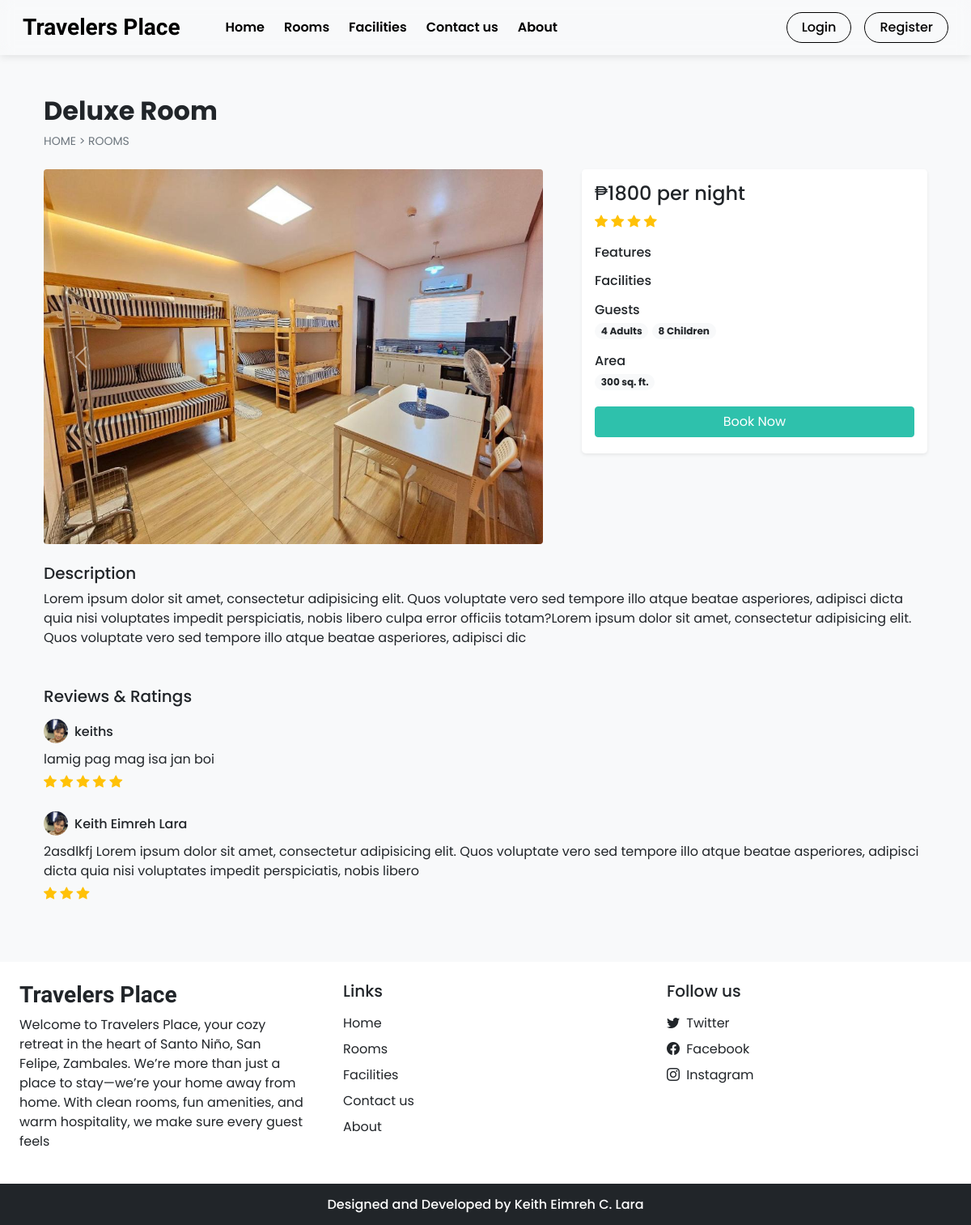
Screenshot of /room_details.php?id=4 with the database file from the repository.
### tables this page shows
CREATE TABLE `settings` (
  `sr_no` int(11) NOT NULL AUTO_INCREMENT,
  `site_title` varchar(50) NOT NULL,
  `site_about` varchar(250) NOT NULL,
  `shutdown` tinyint(1) NOT NULL,
  PRIMARY KEY (`sr_no`)
);

CREATE TABLE `rooms` (
  `id` int(11) NOT NULL AUTO_INCREMENT,
  `name` varchar(150) NOT NULL,
  `area` int(11) NOT NULL,
  `price` int(11) NOT NULL,
  `quantity` int(11) NOT NULL,
  `adult` int(11) NOT NULL,
  `children` int(11) NOT NULL,
  `description` varchar(350) NOT NULL,
  `status` tinyint(4) NOT NULL DEFAULT 1,
  `removed` int(11) NOT NULL DEFAULT 0,
  `archived_at` datetime DEFAULT NULL,
  `is_archived` tinyint(1) NOT NULL DEFAULT 0,
  PRIMARY KEY (`id`)
);

CREATE TABLE `room_images` (
  `sr_no` int(11) NOT NULL AUTO_INCREMENT,
  `room_id` int(11) NOT NULL,
  `image` varchar(150) NOT NULL,
  `thumb` tinyint(4) NOT NULL DEFAULT 0,
  PRIMARY KEY (`sr_no`),
  KEY `room_id` (`room_id`),
  CONSTRAINT `room_images_ibfk_1` FOREIGN KEY (`room_id`) REFERENCES `rooms` (`id`)
);

CREATE TABLE `rating_review` (
  `sr_no` int(11) NOT NULL AUTO_INCREMENT,
  `booking_id` int(11) NOT NULL,
  `room_id` int(11) NOT NULL,
  `user_id` int(11) NOT NULL,
  `rating` int(11) NOT NULL,
  `review` varchar(200) NOT NULL,
  `seen` int(11) NOT NULL DEFAULT 0,
  `datentime` datetime NOT NULL DEFAULT current_timestamp(),
  PRIMARY KEY (`sr_no`),
  KEY `booking_id` (`booking_id`),
  KEY `room_id` (`room_id`),
  KEY `user_id` (`user_id`),
  CONSTRAINT `rating_review_ibfk_1` FOREIGN KEY (`booking_id`) REFERENCES `booking_order` (`booking_id`),
  CONSTRAINT `rating_review_ibfk_2` FOREIGN KEY (`room_id`) REFERENCES `rooms` (`id`),
  CONSTRAINT `rating_review_ibfk_3` FOREIGN KEY (`user_id`) REFERENCES `user_cred` (`id`)
);

CREATE TABLE `user_cred` (
  `id` int(11) NOT NULL AUTO_INCREMENT,
  `name` varchar(100) NOT NULL,
  `email` varchar(150) NOT NULL,
  `address` varchar(120) NOT NULL,
  `phonenum` varchar(100) NOT NULL,
  `pincode` int(11) NOT NULL,
  `dob` date NOT NULL,
  `profile` varchar(100) NOT NULL,
  `password` varchar(200) NOT NULL,
  `is_verified` int(11) NOT NULL DEFAULT 0,
  `token` varchar(200) DEFAULT NULL,
  `t_expire` date DEFAULT NULL,
  `status` int(11) NOT NULL DEFAULT 1,
  `datentime` datetime NOT NULL DEFAULT current_timestamp(),
  PRIMARY KEY (`id`)
);

### admin/inc/db_config.php (called while the page is built, shortened)
<?php
  function select($sql,$values,$datatypes)
  {
    $con = $GLOBALS['con'];
    if($stmt = mysqli_prepare($con,$sql))
    {
      if(!empty($values)){
        mysqli_stmt_bind_param($stmt,$datatypes,...$values);
      }
      if(mysqli_stmt_execute($stmt)){
        $res = mysqli_stmt_get_result($stmt);
        return $res;
      }
      else{
        mysqli_stmt_close($stmt);
        die("Query cannot be executed - Select");
      }
    }
    else{
      die("Query cannot be prepared - Select");
    }
  }
?>

### room_details.php (the view, shortened to what this page needs)
<!DOCTYPE html>
<html lang="en">
<head>
  <?php require('inc/links.php'); ?>
</head>
<body class="bg-light">
  <?php require('inc/header.php'); ?>
  <?php
    $data = filteration($_GET);
    $room_res = select("SELECT * FROM `rooms` WHERE `id`=? AND `status`=? AND `removed`=?",[$data['id'],1,0],'iii');
    $room_data = mysqli_fetch_assoc($room_res);
  ?>
  <div class="container">
    <div class="row">
      <div class="col-12 my-5 mb-4 px-4">
        <h2 class="fw-bold"><?php echo $room_data['name'] ?></h2>
        <div style="font-size: 14px;">
          <a href="index.php" class="text-secondary text-decoration-none">HOME</a>
          <span class="text-secondary"> > </span>
          <a href="rooms.php" class="text-secondary text-decoration-none">ROOMS</a>
        </div>
      </div>
      <div class="col-lg-7 col-md-12 px-4">
        <div id="roomCarousel" class="carousel slide" data-bs-ride="carousel">
          <div class="carousel-inner">
            <?php
              $room_img = ROOMS_IMG_PATH."thumbnail.jpg";
              $img_q = mysqli_query($con,"SELECT * FROM `room_images`
                WHERE `room_id`='$room_data[id]'");
              if(mysqli_num_rows($img_q)>0)
              {
                $active_class = 'active';
                while($img_res = mysqli_fetch_assoc($img_q))
                {
                  echo"
                    <div class='carousel-item $active_class'>
                      <img src='".ROOMS_IMG_PATH.$img_res['image']."' class='d-block w-100 rounded'>
                    </div>
                  ";
                  $active_class='';
                }
              }
              else{
                echo"<div class='carousel-item active'>
                  <img src='$room_img' class='d-block w-100'>
                </div>";
              }
            ?>
          </div>
          <button class="carousel-control-prev" type="button" data-bs-target="#roomCarousel" data-bs-slide="prev">
            <span class="carousel-control-prev-icon" aria-hidden="true"></span>
          </button>
          <button class="carousel-control-next" type="button" data-bs-target="#roomCarousel" data-bs-slide="next">
            <span class="carousel-control-next-icon" aria-hidden="true"></span>
          </button>
        </div>
      </div>
      <div class="col-lg-5 col-md-12 px-4">
        <div class="card mb-4 border-0 shadow-sm rounded-3">
          <div class="card-body">
            <?php
              echo<<<price
                <h4>₱$room_data[price] per night</h4>
              price;
              $rating_q = "SELECT AVG(rating) AS `avg_rating` FROM `rating_review`
                WHERE `room_id`='$room_data[id]' ORDER BY `sr_no` DESC LIMIT 20";
              $rating_res = mysqli_query($con,$rating_q);
              $rating_fetch = mysqli_fetch_assoc($rating_res);
              $rating_data = "";
              if($rating_fetch['avg_rating']!=NULL)
              {
                for($i=0; $i < $rating_fetch['avg_rating']; $i++){
                  $rating_data .="<i class='bi bi-star-fill text-warning'></i> ";
                }
              }
              echo<<<rating
                <div class="mb-3">
                  $rating_data
                </div>
              rating;
              $features_data = "";
              echo<<<features
                <div class="mb-3">
                  <h6 class="mb-1">Features</h6>
                  $features_data
                </div>
              features;
              $facilities_data = "";
              echo<<<facilities
                <div class="mb-3">
                  <h6 class="mb-1">Facilities</h6>
                  $facilities_data
                </div>
              facilities;
              echo<<<guests
                <div class="mb-3">
                  <h6 class="mb-1">Guests</h6>
                  <span class="badge rounded-pill bg-light text-dark text-wrap">
                    $room_data[adult] Adults
                  </span>
                  <span class="badge rounded-pill bg-light text-dark text-wrap">
                    $room_data[children] Children
                  </span>
                </div>
              guests;
              echo<<<area
                <div class="mb-3">
                  <h6 class="mb-1">Area</h6>
                  <span class='badge rounded-pill bg-light text-dark text-wrap me-1 mb-1'>
                    $room_data[area] sq. ft.
                  </span>
                </div>
              area;
              if(!$settings_r['shutdown']){
                $login=0;
                echo<<<book
                  <button onclick='checkLoginToBook($login,$room_data[id])' class="btn w-100 text-white custom-bg shadow-none mb-1">Book Now</button>
                book;
              }
            ?>
          </div>
        </div>
      </div>
      <div class="col-12 mt-4 px-4">
        <div class="mb-5">
          <h5>Description</h5>
          <p>
            <?php echo $room_data['description'] ?>
          </p>
        </div>
        <div>
          <h5 class="mb-3">Reviews & Ratings</h5>
          <?php
            $review_q = "SELECT rr.*,uc.name AS uname, uc.profile, r.name AS rname FROM `rating_review` rr
              INNER JOIN `user_cred` uc ON rr.user_id = uc.id
              INNER JOIN `rooms` r ON rr.room_id = r.id
              WHERE rr.room_id = '$room_data[id]'
              ORDER BY `sr_no` DESC LIMIT 15";
            $review_res = mysqli_query($con,$review_q);
            $img_path = USERS_IMG_PATH;
            if(mysqli_num_rows($review_res)==0){
              echo 'No reviews yet!';
            }
            else
            {
              while($row = mysqli_fetch_assoc($review_res))
              {
                $stars = "<i class='bi bi-star-fill text-warning'></i> ";
                for($i=1; $i<$row['rating']; $i++){
                  $stars .= " <i class='bi bi-star-fill text-warning'></i>";
                }
                echo<<<reviews
                  <div class="mb-4">
                    <div class="d-flex align-items-center mb-2">
                      <img src="$img_path$row[profile]" class="rounded-circle" loading="lazy" width="30px">
                      <h6 class="m-0 ms-2">$row[uname]</h6>
                    </div>
                    <p class="mb-1">
                      $row[review]
                    </p>
                    <div>
                      $stars
                    </div>
                  </div>
                reviews;
              }
            }
          ?>
        </div>
      </div>
    </div>
  </div>
  <?php require('inc/footer.php'); ?>
</body>
</html>

### inc/header.php (shortened to what this page needs)
<nav id="nav-bar" class="navbar navbar-expand-lg navbar-dark px-lg-3 py-lg-2 fixed-top">
  <div class="container-fluid">
    <a class="navbar-brand me-5 fw-bold fs-3 h-font" href="index.php"><?php echo $settings_r['site_title'] ?></a>
    <div class="collapse navbar-collapse" id="navbarSupportedContent">
      <ul class="navbar-nav me-auto mb-2 mb-lg-0">
        <li class="nav-item">
          <a class="nav-link me-2" href="index.php">Home</a>
        </li>
        <li class="nav-item">
          <a class="nav-link me-2" href="rooms.php">Rooms</a>
        </li>
        <li class="nav-item">
          <a class="nav-link me-2" href="facilities.php">Facilities</a>
        </li>
        <li class="nav-item">
          <a class="nav-link me-2" href="contact.php">Contact us</a>
        </li>
        <li class="nav-item">
          <a class="nav-link" href="about.php">About</a>
        </li>
      </ul>
      <div class="d-flex">
        <?php
          if(isset($_SESSION['login']) && $_SESSION['login']==true)
          {
            $path = USERS_IMG_PATH;
            echo<<<data
              <div class="d-flex align-items-center">
                <div class="dropdown me-3">
                  <a class="position-relative text-dark" href="#" role="button" id="notificationDropdown" data-bs-toggle="dropdown" aria-expanded="false">
                    <i class="bi bi-bell fs-5"></i>
                    <span id="notification-badge" class="position-absolute top-0 start-100 translate-middle badge rounded-pill bg-danger" style="display: none; font-size: 0.6rem;">
                      0
                    </span>
                  </a>
                  <ul class="dropdown-menu dropdown-menu-end" aria-labelledby="notificationDropdown">
                    <li><h6 class="dropdown-header">Notifications</h6></li>
                    <li><hr class="dropdown-divider m-0"></li>
                    <div id="notification-dropdown" style="max-height: 300px; overflow-y: auto;">
                      <div class="dropdown-item text-center text-muted py-3">Loading notifications...</div>
                    </div>
                    <li><hr class="dropdown-divider m-0"></li>
                    <li><a class="dropdown-item text-center text-primary" href="user/notifications.php" onclick="var dropdown = bootstrap.Dropdown.getInstance(document.getElementById('notificationDropdown')); if(dropdown) dropdown.hide();">View All Notifications</a></li>
                  </ul>
                </div>
                <div class="btn-group">
                  <button type="button" class="btn btn-outline-dark shadow-none dropdown-toggle" data-bs-toggle="dropdown" data-bs-display="static" aria-expanded="false">
                    <img src="$path$_SESSION[uPic]" style="width: 25px; height: 25px;" class="me-1 rounded-circle">
                    $_SESSION[uName]
                  </button>
                <ul class="dropdown-menu dropdown-menu-lg-end">
                  <li><a class="dropdown-item" href="profile.php">Profile</a></li>
                  <li><a class="dropdown-item" href="bookings.php">Bookings</a></li>
                  <li><a class="dropdown-item" href="notifications.php">Notifications <span id="notification-badge-menu" class="badge bg-danger ms-2">0</span></a></li>
                  <li><a class="dropdown-item" id="logout-link" href="logout.php">Logout</a></li>
                </ul>
              </div>
            data;
          }
          else
          {
            echo<<<data
              <button type="button" class="btn btn-auth shadow-none me-lg-3 me-2" data-bs-toggle="modal" data-bs-target="#loginModal">
                Login
              </button>
              <button type="button" class="btn btn-auth shadow-none" data-bs-toggle="modal" data-bs-target="#registerModal">
                Register
              </button>
            data;
          }
        ?>
      </div>
    </div>
  </div>
</nav>

### inc/footer.php (shortened to what this page needs)
<footer>
<div class="container-fluid bg-white mt-5">
  <div class="row">
    <div class="col-lg-4 p-4">
      <h3 class="h-font fw-bold fs-3 mb-2"><?php echo $settings_r['site_title'] ?></h3>
      <p>
        <?php echo $settings_r['site_about'] ?>
      </p>
    </div>
    <div class="col-lg-4 p-4">
      <h5 class="mb-3">Links</h5>
      <a href="index.php" class="d-inline-block mb-2 text-dark text-decoration-none">Home</a> <br>
      <a href="rooms.php" class="d-inline-block mb-2 text-dark text-decoration-none">Rooms</a> <br>
      <a href="facilities.php" class="d-inline-block mb-2 text-dark text-decoration-none">Facilities</a> <br>
      <a href="contact.php" class="d-inline-block mb-2 text-dark text-decoration-none">Contact us</a> <br>
      <a href="about.php" class="d-inline-block mb-2 text-dark text-decoration-none">About</a>
    </div>
    <div class="col-lg-4 p-4">
        <h5 class="mb-3">Follow us</h5>
        <?php
          if($contact_r['tw']!=''){
            echo<<<data
              <a href="$contact_r[tw]" class="d-inline-block text-dark text-decoration-none mb-2">
                <i class="bi bi-twitter me-1"></i> Twitter
              </a><br>
            data;
          }
        ?>
        <a href="<?php echo $contact_r['fb'] ?>" class="d-inline-block text-dark text-decoration-none mb-2">
          <i class="bi bi-facebook me-1"></i> Facebook
        </a><br>
        <a href="<?php echo $contact_r['insta'] ?>" class="d-inline-block text-dark text-decoration-none">
          <i class="bi bi-instagram me-1"></i> Instagram
        </a><br>
    </div>
  </div>
</div>
<h6 class="text-center bg-dark text-white p-3 m-0">Designed and Developed by Keith Eimreh C. Lara</h6>
</footer>

### css/common.css (style rules this page uses)
:root { --teal: #2ec1ac; --teal_hover: #279e8c; }
* { font-family: 'Poppins', sans-serif; }
.h-font { font-family: 'Merienda', cursive; }
.custom-bg { background-color: var(--teal); border: 1px solid var(--teal); }
#nav-bar { transition: all 0.3s ease; backdrop-filter: blur(8px); -webkit-backdrop-filter: blur(8px); }
body { padding-top: 70px; }
.navbar-light-mode { background: rgba(255, 255, 255, 0) !important; backdrop-filter: blur(10px); -webkit-backdrop-filter: blur(10px); box-shadow: 0 2px 10px rgba(0, 0, 0, 0.1); }
.navbar-light-mode .nav-link, .navbar-light-mode .navbar-brand, #nav-bar.navbar-light-mode .nav-link, #nav-bar.navbar-light-mode .navbar-brand { color: #000 !important; font-weight: 600 !important; text-shadow: none; }
.btn-auth { border-radius: 50px; padding: 6px 18px; font-weight: 500; background: transparent; transition: all 0.3s ease; }
.navbar-light-mode .btn-auth, #nav-bar.navbar-light-mode .btn-auth { border: 1px solid #000; color: #000; box-shadow: 0 0 10px rgba(0, 0, 0, 0.1); }

### rows the page displays
settings: site_title "Travelers Place", site_about "Welcome to Travelers Place, your cozy retreat in the heart of Santo Niño, San Felipe, Zambales. We’re more than just a place to stay—we’re your home away from home. With clean rooms, fun amenities, and warm hospitality, we make sure every guest feels"
rooms: name "Deluxe Room", price "1800", adult "4", children "8", area "300", description "Lorem ipsum dolor sit amet, consectetur adipisicing elit. Quos voluptate vero sed tempore illo atque beatae asperiores, adipisci dicta quia nisi voluptates impedit perspiciatis, nobis libero culpa error officiis totam?Lorem ipsum dolor sit amet, consectetur adipisicing elit. Quos voluptate vero sed tempore illo atque beatae asperiores, adipisci dic"
room_images: image (picture)
rating_review: user.profile (picture), user.name "keiths", review "lamig pag mag isa jan boi"
rating_review: user.profile (picture), user.name "Keith Eimreh Lara", review "2asdlkfj Lorem ipsum dolor sit amet, consectetur adipisicing elit. Quos voluptate vero sed tempore illo atque beatae asperiores, adipisci dicta quia nisi voluptates impedit perspiciatis, nobis libero"
